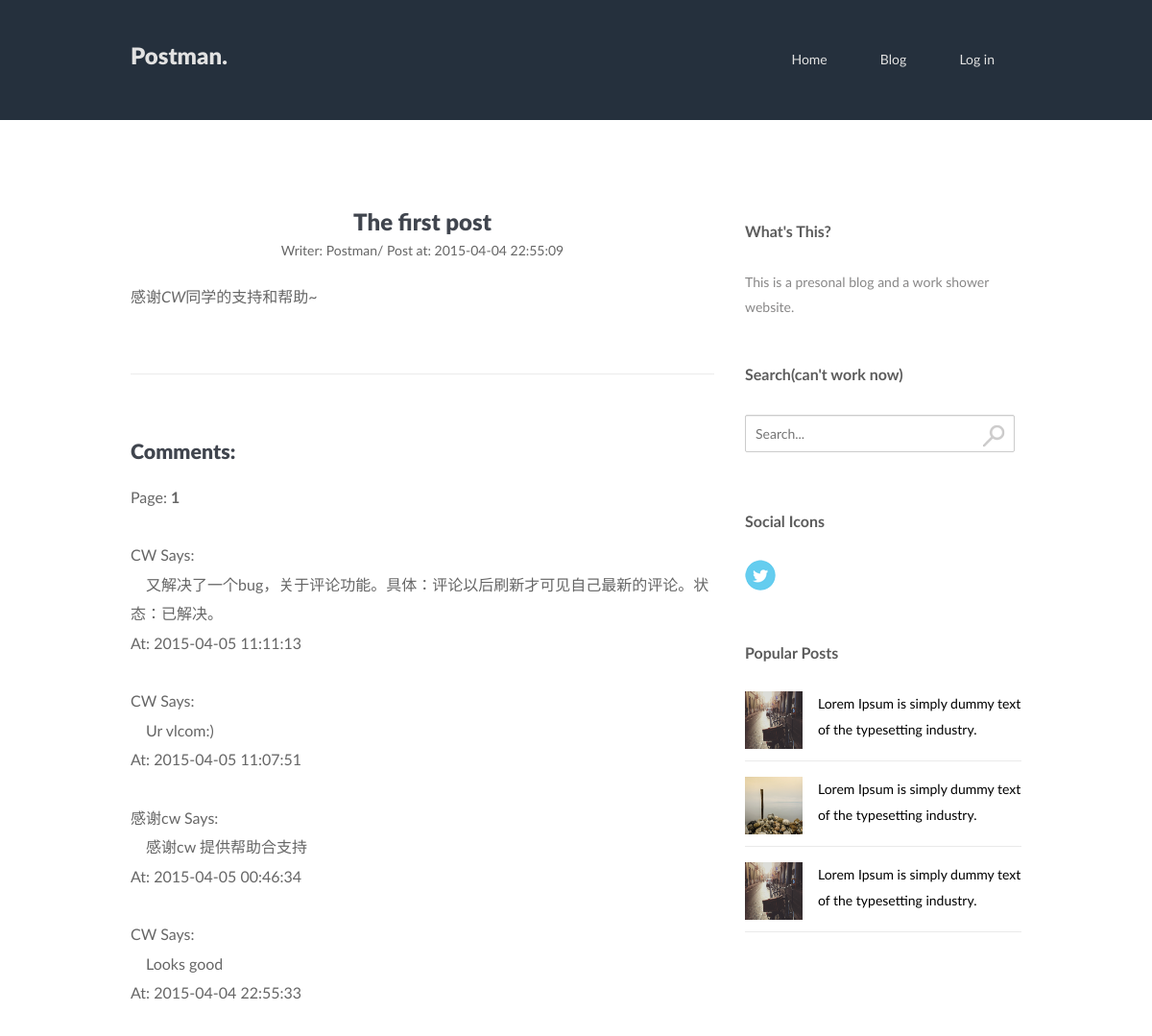
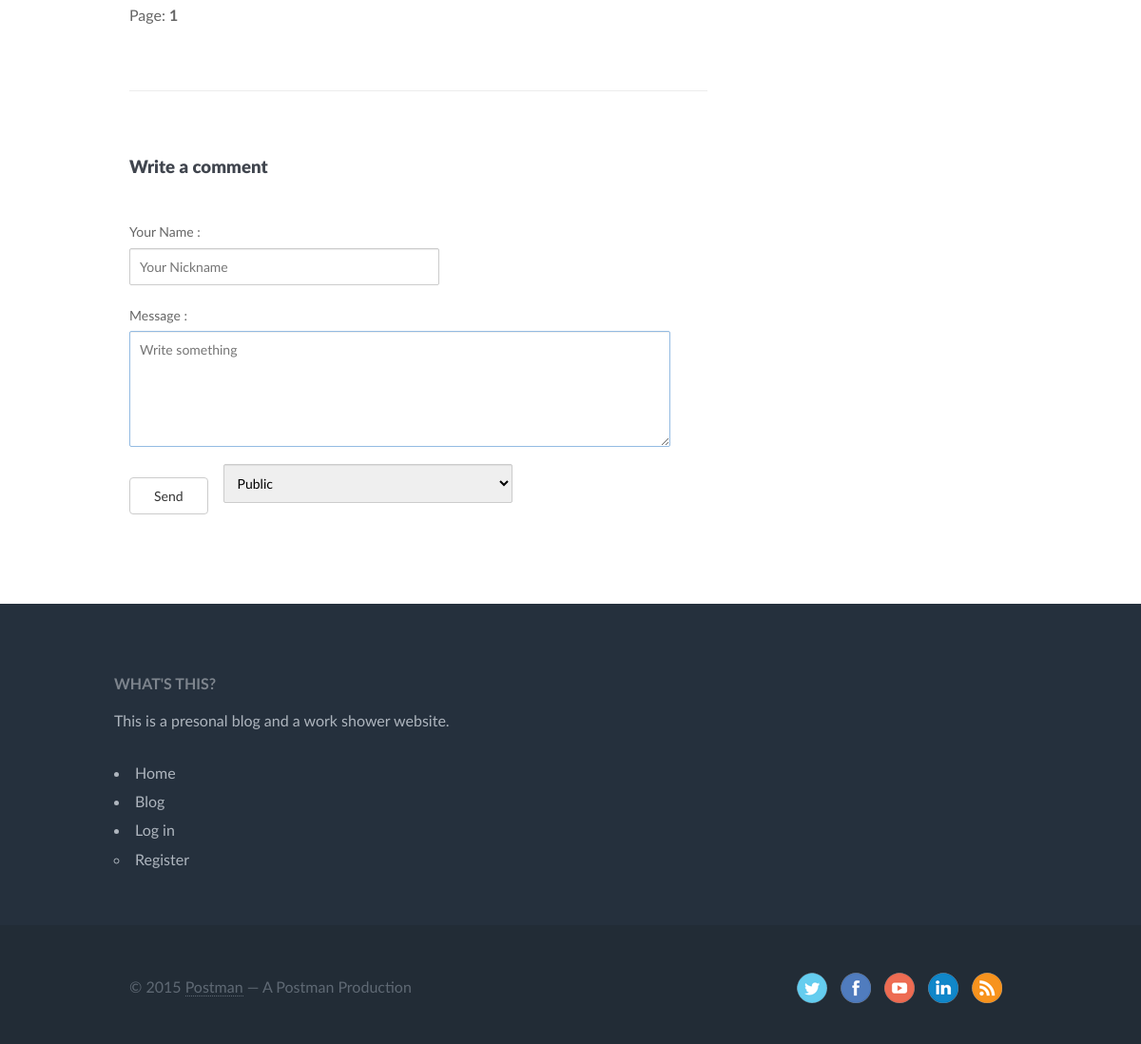
Screenshot of /article.php?id=1 with the database file from the repository (2 pictures, top to bottom).
### tables this page shows
CREATE TABLE IF NOT EXISTS `article` (
  `id` int(10) unsigned NOT NULL AUTO_INCREMENT COMMENT '文章ID',
  `name` text NOT NULL,
  `content` text NOT NULL,
  `datetime` datetime NOT NULL,
  `type` tinyint(3) unsigned NOT NULL,
  `user` int(10) unsigned NOT NULL,
  PRIMARY KEY (`id`)
);

CREATE TABLE IF NOT EXISTS `users` (
  `user_id` int(10) unsigned NOT NULL AUTO_INCREMENT COMMENT '用户ID',
  `username` tinytext NOT NULL COMMENT '用户名',
  `email` text NOT NULL COMMENT '用户邮箱',
  `password` text NOT NULL COMMENT '用户的密码',
  `type` tinyint(3) unsigned NOT NULL COMMENT '用户类型',
  PRIMARY KEY (`user_id`)
);

CREATE TABLE IF NOT EXISTS `comment` (
  `id` int(10) unsigned NOT NULL AUTO_INCREMENT COMMENT '文章ID',
  `name` tinytext NOT NULL COMMENT '文章名',
  `content` text NOT NULL COMMENT '评论内容',
  `datetime` datetime NOT NULL,
  `type` tinyint(3) unsigned NOT NULL,
  `ip` tinytext NOT NULL,
  `article` int(10) unsigned NOT NULL COMMENT '评论哪个文章',
  PRIMARY KEY (`id`),
  UNIQUE KEY `id` (`id`)
);

### core/functions/articles.php (called while the page is built, shortened)
<?php
	function article_data ($id) {
		$id = (int) $id;
		$func_num_args = func_num_args ();
		$func_get_args = func_get_args ();
		if ($func_num_args > 1) {
			unset($func_get_args[0]);
			$fields = implode (',', $func_get_args);
			$data = mysqli_fetch_assoc ($GLOBALS['con']->query ("SELECT $fields FROM article WHERE id='$id'"));
			return $data;
		}
	}
	function comment_data ($id) {
		$id = (int) $id;
		$func_num_args = func_num_args ();
		$func_get_args = func_get_args ();
		if ($func_num_args > 1) {
			unset($func_get_args[0]);
			$fields = implode (',', $func_get_args);
			$data = mysqli_fetch_assoc ($GLOBALS['con']->query ("SELECT $fields FROM comment WHERE id='$id'"));
			return $data;
		}
	}
	function comment_ids_from_article ($article, $all) {
		$article = (int)$article;
		$result = $GLOBALS['con']->query ("SELECT id, type FROM comment WHERE article=" . $article);
		$result->data_seek(0);
		$rows = array();
		while ($row = $result->fetch_assoc()) {
			if ($row['type'] == 0 || $all == true) {
				array_push($rows, $row['id']);
			}
		}
		return $rows;
	}
?>

### core/functions/users.php (called while the page is built, shortened)
<?php
	function user_data ($user_id) {
		$user_id = (int) $user_id;
		$func_num_args = func_num_args ();
		$func_get_args = func_get_args ();
		if ($func_num_args > 1) {
			unset($func_get_args[0]);
			$fields = implode (',', $func_get_args);
			$data = mysqli_fetch_assoc ($GLOBALS['con']->query ("SELECT $fields FROM users WHERE user_id='$user_id'"));
			return $data;
		}
	}
?>

### article.php (the view, shortened to what this page needs)
<?php
	include 'core/init.php';
	$article_data = article_data ($_GET['id'], 'name', 'content', 'datetime', 'type', 'user');
	$writer_data = user_data ($article_data['user'], 'username');
	if (isset ($_GET['page'])) {
		$page = $_GET['page'];
	} else {
		$page = 1;
	}
?>
<!DOCTYPE html>
<head>
	<?php include 'includes/head.php'; ?>
</head>
<body class="blog single">
<?php include 'includes/header.php'; ?>
<div class="container_12">
	<div id="article">
		<div class="grid_8" >
			<h1 align="center"><?php echo $article_data['name']; ?></h1>
			<div align="center" class="meta">
				<span> Writer: <?php echo $writer_data['username'] . "/  "  ; ?>  </span>
				<span> Post at: <?php echo $article_data['datetime']; ?> </span>
			</div>
			<p> <?php echo tf ($article_data['content']); ?> </p>
			<hr>
			<h2>Comments:</h2>
			<?php
				$all_comments = array_reverse (comment_ids_from_article ($_GET['id'], isset ($user_data)));
				$comment_count = count ($all_comments);
			?>
			<?php if ($comment_count > 0) { ?>
			Page: <?php
			$page_count = ceil ($comment_count / VISIBLE_COUNT);
			for ($i = 1; $i <= $page_count; $i++) {
				if ($i == $page) {
					echo '<strong>' . $page . '</strong>';
				} else {
					echo '<u><a href="article.php?id=' . $_GET['id'] . '&page=' . $i . '">' . $i . '</a></u>';
				}
			}
			?>
			<br/><br/>
			<?php
				$min = ($page - 1) * VISIBLE_COUNT;
				$max = ($page * VISIBLE_COUNT < $comment_count) ? $page * VISIBLE_COUNT : $comment_count;
				for ($i = $min; $i < $max; $i++) {
					$comment_data = comment_data ($all_comments[$i], 'name', 'content', 'datetime');
					echo $comment_data['name'] . ' Says:<br/>　' . $comment_data['content'] . '<br/>At: ' . $comment_data['datetime'] . '<br/><br/>';
				}
			?>
			Page: <?php
				for ($i = 1; $i <= $page_count; $i++) {
					if ($i == $page) {
						echo '<strong>' . $page . '</strong>';
					} else {
						echo '<u><a href="article.php?id=' . $_GET['id'] . '&page=' . $i . '">' . $i . '</a></u>';
					}
				}
			?>
			<?php } else { ?>
				None right now :(
			<?php } ?>
			<hr>
			<div id="comment-form">
				<h3>Write a comment</h3>
				<form action="article.php?id=<?php echo $_GET['id']; ?>&page=1" class="contact-form" method="post">
					<label><span>Your Name :</span></label>
					<input id="name" name="nickname" placeholder="Your Nickname" type="text" value="<?php if (isset ($_POST['nickname'])) { echo $_POST['nickname']; } ?>" required>
					<label><span>Message :</span></label>
					<textarea id="message" name="comment_content" placeholder="Write something" style='border: 1px solid #94BBE2;width:90%;' rows="10" onpropertychange='this.style.posHeight=this.scrollHeight' onfocus='textarea.style.posHeight=this.scrollHeight'><?php if (isset ($_POST['comment_content'])) { echo $_POST['comment_content']; } ?></textarea>
					<select name="type">
						<option value="0">Public</option>
					</select>
					<input class="button" type="submit"	name="submit" value="Send">
				</form>
			</div>
		</div>
	</div>
<?php include 'includes/sidebar.php'; ?>
</div>
<?php include 'includes/footer.php'; ?>
</body>
</html>

### core/functions/general.php (shortened to what this page needs)
<?php
	function tf ($str) {
		return str_replace("\n","<br/>",str_replace(" ","&nbsp;",$str));
	}
?>

### css/type.css (style rules this page uses)
body { -webkit-hyphens: auto; -moz-hyphens: auto; -ms-hyphens: auto; -o-hyphens: auto; hyphens: auto; word-wrap: break-word; color: #666; }
h1, h2, h3, h4, h5, h6 { line-height: 1; margin: 0; text-rendering: optimizeLegibility; color: #40454e; font-weight:700; padding:1em 0 }
h1 { font-size:1.5em; font-weight:900 }
h2 { font-size:1.33333em; font-weight:900 }
h3 { font-size:1.16667em; font-weight:900 }
p { margin: auto auto 1.5em; }

### css/grid.css (style rules this page uses)
.container_12 { margin-left: auto; margin-right: auto; width: 960px; }
.grid_1, .grid_2, .grid_3, .grid_4, .grid_5, .grid_6, .grid_7, .grid_8, .grid_9, .grid_10, .grid_11, .grid_12 { display: inline; float: left; margin-left: 16px; margin-right: 16px; margin-top: 10px; margin-bottom: 10px }
.grid_8 { width: 608px; }
.clearfix:before, .clearfix:after, .container_12:before, .container_12:after { content: '.'; display: block; overflow: hidden; visibility: hidden; font-size: 0; line-height: 0; width: 0; height: 0; }
.clearfix:after, .container_12:after { clear: both; }
.clearfix, .container_12 { zoom: 1; }

### css/main.css (style rules this page uses)
.container_12 { padding: 60px 0 80px; }
hr { display: block; height: 1px; border: 0; border-top: 1px solid #ECECEC; margin: 4em 0 3em; padding: 0; clear: both; }
.blog h1 { padding-bottom: 0; }
.meta { font-size: 14px; padding: 5px 0 20px; }
#comment-form h3 { margin: 50px 0 25px; }
.contact-form label { display: block; margin: 0; }
.contact-form label>span { font-size: 14px; }
input[type=text],input[type=email],textarea,select { border: 1px solid #CCC; font-size: 14px; margin-bottom: 16px; margin-right: 6px; margin-top: 2px; outline: 0 none; padding: 10px; width: 50%; border-radius: 2px; -webkit-border-radius: 2px; -moz-border-radius: 2px; -webkit-box-shadow: inset 0 1px 1px rgba(0,0,0,0.075); box-shadow: inset 0 1px 1px rgba(0,0,0,0.075); -moz-box-shadow: inset 0 1px 1px rgba(0,0,0,0.075); }
.contact-form textarea { height: 100px; width: 90%; }
.contact-form .button { background: #FFF; border: 1px solid #CCC; padding: 10px 25px; color: #333; border-radius: 4px; font-size: 14px; margin-top: 16px; }
.button { background: #000; border: 1px solid #CCC; border-bottom-width: 2px; padding: 10px 25px; color: #FFF; border-radius: 4px; font-size: 14px; margin-top: 16px; margin-right: 16px; display: block; float: left; }

### rows the page displays
article: name "The first post", datetime "2015-04-04 22:55:09", content "感谢 CW 同学的支持和帮助~"
users: username "Postman"
comment: name "CW", content "又解决了一个bug，关于评论功能。具体：评论以后刷新才可见自己最新的评论。状态：已解决。", datetime "2015-04-05 11:11:13"
comment: name "CW", content "Ur vlcom:)", datetime "2015-04-05 11:07:51"
comment: name "感谢cw", content "感谢cw 提供帮助合支持", datetime "2015-04-05 00:46:34"
comment: name "CW", content "Looks good", datetime "2015-04-04 22:55:33"

### other values shown
$page "1"
